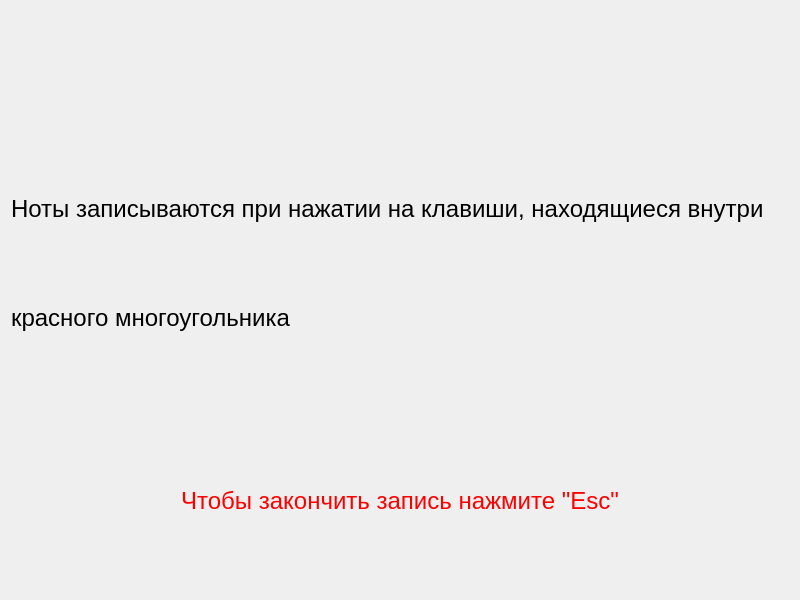
<?xml version="1.0" encoding="UTF-8"?>
<ui version="4.0">
 <class>Form_record</class>
 <widget class="QWidget" name="Form_record">
  <property name="geometry">
   <rect>
    <x>0</x>
    <y>0</y>
    <width>800</width>
    <height>600</height>
   </rect>
  </property>
  <property name="minimumSize">
   <size>
    <width>800</width>
    <height>600</height>
   </size>
  </property>
  <property name="maximumSize">
   <size>
    <width>800</width>
    <height>600</height>
   </size>
  </property>
  <property name="windowTitle">
   <string>Record</string>
  </property>
  <property name="windowIcon">
   <iconset>
    <normaloff>img/record.svg</normaloff>img/record.svg</iconset>
  </property>
  <property name="styleSheet">
   <string notr="true">font-weight: 400; font-size: 24px; line-height: 24px; color: #000000;</string>
  </property>
  <layout class="QVBoxLayout" name="verticalLayout">
   <item>
    <widget class="QLabel" name="lbl_img">
     <property name="text">
      <string/>
     </property>
     <property name="pixmap">
      <pixmap>img/raskladka.jpg</pixmap>
     </property>
     <property name="scaledContents">
      <bool>true</bool>
     </property>
    </widget>
   </item>
   <item>
    <widget class="QLabel" name="lbl_1">
     <property name="minimumSize">
      <size>
       <width>0</width>
       <height>0</height>
      </size>
     </property>
     <property name="maximumSize">
      <size>
       <width>16777215</width>
       <height>30</height>
      </size>
     </property>
     <property name="text">
      <string>Ноты записываются при нажатии на клавиши, находящиеся внутри</string>
     </property>
    </widget>
   </item>
   <item>
    <widget class="QLabel" name="lbl_2">
     <property name="text">
      <string>красного многоугольника</string>
     </property>
    </widget>
   </item>
   <item>
    <widget class="QLabel" name="label">
     <property name="styleSheet">
      <string notr="true">color: red;</string>
     </property>
     <property name="text">
      <string>Чтобы закончить запись нажмите &quot;Esc&quot;</string>
     </property>
     <property name="alignment">
      <set>Qt::AlignCenter</set>
     </property>
    </widget>
   </item>
  </layout>
 </widget>
 <resources/>
 <connections/>
</ui>
